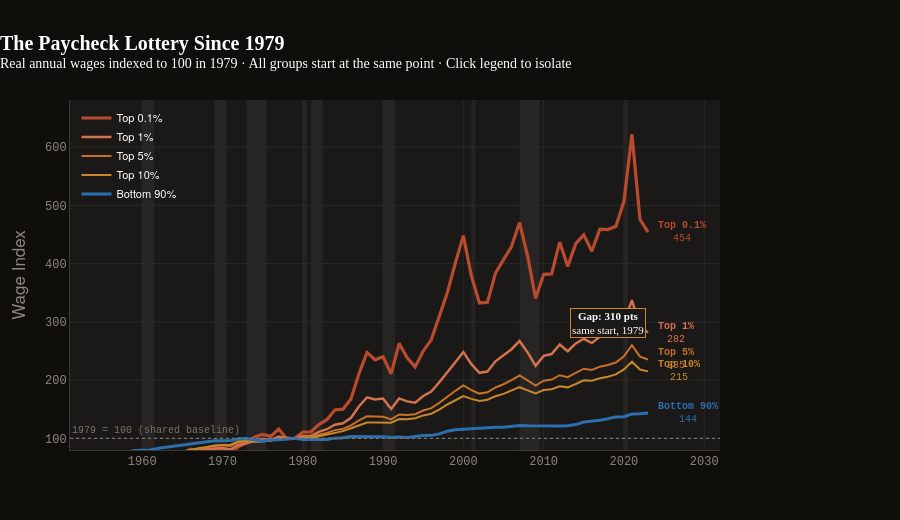

Here is the notebook cell this chart was saved with:
### Markdown cell above
---
## Visualization 1 — "The Paycheck Lottery Since 1979"
**Interactive dark multi-line chart · Click legend to isolate any group**

All annual wages indexed to 100 in 1979 so every group starts at the same point.
The divergence that follows is the entire story of Act II.

> **The aha**: Starting from the same baseline, the top 0.1% line shoots to nearly
> **450** while the bottom 90% barely reaches **145**. Same economy. Different result.
> Click any legend item to isolate a single group.

### Code cell
# ── Series config for the indexed wage chart ─────────────────
WAGE_SERIES = [
    ('top_0_1',   'Top 0.1%',   C.red,        3.2),
    ('top_1',     'Top 1%',     C.red_light,  2.5),
    ('top_5',     'Top 5%',     C.orange,     2.0),
    ('top_10',    'Top 10%',    C.gold,       2.0),
    ('bottom_90', 'Bottom 90%', C.blue,       3.0),
]

fig1 = go.Figure()

# ── Recession bands (dark version) ───────────────────────────
add_recession_bands(fig1, dark=True)

# ── 1979 = 100 reference line ─────────────────────────────────
fig1.add_hline(
    y=100,
    line_dash='dot', line_color=C.gray, line_width=1.2,
    annotation_text='1979 = 100 (shared baseline)',
    annotation_position='top left',
    annotation_font=dict(size=10, color=C.gray, family=THEME['font_mono']),
)

# ── Each wage group ───────────────────────────────────────────
for key, label, color, width in WAGE_SERIES:
    s = aw_idx[key].dropna()
    last_val = float(s.iloc[-1])
    last_yr  = int(s.index.max())

    fig1.add_trace(go.Scatter(
        x=s.index.tolist(),
        y=s.values.tolist(),
        name=label,
        mode='lines',
        line=dict(color=color, width=width),
        hovertemplate=(
            f'<b>{label}</b><br>'
            'Year: %{x}<br>'
            'Index: %{y:.1f}<br>'
            f'(1979 = 100)'
            '<extra></extra>'
        ),
    ))

    # End-of-line label
    fig1.add_annotation(
        x=last_yr, y=last_val,
        text=f'<b>{label}</b><br>{last_val:.0f}',
        showarrow=False,
        xanchor='left', xshift=8,
        font=dict(size=10, color=color, family=THEME['font_mono']),
    )

# ── Annotate the divergence visually ─────────────────────────
# Arrow from Bottom 90 endpoint to Top 0.1 endpoint
yr_arrow = last_aw_yr
bot_val = float(aw_idx.loc[yr_arrow, 'bottom_90'])
top_val = float(aw_idx.loc[yr_arrow, 'top_0_1'])
fig1.add_annotation(
    x=yr_arrow - 5, y=(bot_val + top_val) / 2,
    text=f'<b>Gap: {top_val - bot_val:.0f} pts</b><br>same start, 1979',
    showarrow=False,
    font=dict(size=11, color=THEME['text_light'], family=THEME['font']),
    bgcolor=THEME['surface_dark'],
    bordercolor=C.gold, borderwidth=1,
    align='center',
)

apply_dark_theme(fig1)

fig1.update_layout(
    title=dict(
        text='<b>The Paycheck Lottery Since 1979</b><br>'
             '<sup>Real annual wages indexed to 100 in 1979 · '
             'All groups start at the same point · Click legend to isolate</sup>',
        font=dict(size=THEME['font_size']['lg'], family=THEME['font'],
                  color=THEME['text_light']),
    ),
        # xaxis=dict(
        #     title='Year',
        #     range=[1979, last_aw_yr + 3],
        #     tickmode='linear', dtick=5,
        #     color=THEME['text_muted_dark'],
        # ),
    yaxis=dict(
        title='Wage Index',
        range=[80, top_val * 1.5],
        color=THEME['text_muted_dark'],
    ),
    legend=dict(
        orientation='v',
        x=0.01, y=0.99,
        xanchor='left', yanchor='top',
        bgcolor='rgba(0,0,0,0)',
        font=dict(color=THEME['text_light'], size=11),
    ),
    height=520,
    margin=dict(t=100, b=70, l=70, r=180),
)


fig1.show()

# Print key growth stats
print("\n── Growth from 1979 baseline ──────────────────────────────────────")
for key, label, *_ in WAGE_SERIES:
    idx_val = float(aw_idx.loc[last_aw_yr, key]) if last_aw_yr in aw_idx.index else None
    if idx_val:
        print(f"  {label:12s}: index = {idx_val:.1f}  (+{idx_val-100:.1f}% since 1979)")

### Figure 1 — Plotly figure (JSON) as saved in the notebook; plotly's stock layout.template omitted (floating-point values rounded to 4 significant figures)
{"data": [{"hovertemplate": "<b>Top 0.1%</b><br>Year: %{x}<br>Index: %{y:.1f}<br>(1979 = 100)<extra></extra>", "line": {"color": "#B84A2E", "width": 3.2}, "mode": "lines", "name": "Top 0.1%", "type": "scatter", "x": [1951, 1952, 1953, 1954, 1955, 1956, 1957, 1958, 1959, 1960, 1961, 1962, 1963, 1964, 1965, 1966, 1967, 1968, 1969, 1970, 1971, 1972, 1973, 1974, 1975, 1976, 1977, 1978, 1979, 1980, 1981, 1982, 1983, 1984, 1985, 1986, 1987, 1988, 1989, 1990, 1991, 1992, 1993, 1994, 1995, 1996, 1997, 1998, 1999, 2000, 2001, 2002, 2003, 2004, 2005, 2006, 2007, 2008, 2009, 2010, 2011, 2012, 2013, 2014, 2015, 2016, 2017, 2018, 2019, 2020, 2021, 2022, 2023], "y": [71.63, 70.03, 65.94, 62.87, 69.68, 72.86, 64.02, 63.5, 61.61, 67.18, 62.65, 59.95, 61.09, 68.26, 74.3, 81.47, 78.09, 79.91, 81.82, 81.87, 76.5, 85.86, 92.32, 102.3, 106.6, 103.4, 115.9, 99.41, 100, 110.8, 111.0, 123.7, 131.9, 148.7, 150.1, 167.6, 211.1, 247.5, 234.9, 240.2, 210.8, 263.1, 238.2, 222.8, 249.9, 269.1, 311.4, 350.0, 400.8, 448.1, 379.0, 332.4, 333.6, 383.6, 406.8, 429.4, 470.5, 413.4, 340.4, 381.7, 382.4, 437.1, 395.2, 434.2, 449.4, 421.2, 459.3, 458.5, 464.0, 506.6, 622.0, 476.2, 453.9]}, {"hovertemplate": "<b>Top 1%</b><br>Year: %{x}<br>Index: %{y:.1f}<br>(1979 = 100)<extra></extra>", "line": {"color": "#D4714F", "width": 2.5}, "mode": "lines", "name": "Top 1%", "type": "scatter", "x": [1951, 1952, 1953, 1954, 1955, 1956, 1957, 1958, 1959, 1960, 1961, 1962, 1963, 1964, 1965, 1966, 1967, 1968, 1969, 1970, 1971, 1972, 1973, 1974, 1975, 1976, 1977, 1978, 1979, 1980, 1981, 1982, 1983, 1984, 1985, 1986, 1987, 1988, 1989, 1990, 1991, 1992, 1993, 1994, 1995, 1996, 1997, 1998, 1999, 2000, 2001, 2002, 2003, 2004, 2005, 2006, 2007, 2008, 2009, 2010, 2011, 2012, 2013, 2014, 2015, 2016, 2017, 2018, 2019, 2020, 2021, 2022, 2023], "y": [57.84, 58.84, 58.71, 60.63, 62.05, 64.87, 63.14, 62.63, 64.4, 66.26, 65.48, 65.7, 65.83, 70.21, 70.96, 77.38, 78.24, 81.32, 81.98, 83.31, 81.26, 88.72, 91.73, 96.27, 98.67, 97.28, 102.9, 100.8, 100, 103.9, 104.1, 111.2, 115.7, 123.3, 125.8, 135.2, 155.2, 170.3, 166.6, 168.4, 150.3, 168.6, 163.5, 161.3, 172.9, 180.2, 196.2, 212.8, 230.8, 248.2, 227.4, 212.5, 214.7, 232.3, 242.4, 253.0, 267.1, 247.5, 224.7, 241.6, 244.7, 261.0, 249.5, 263.0, 270.9, 263.5, 274.7, 276.6, 280.0, 297.4, 337.2, 291.2, 281.7]}, {"hovertemplate": "<b>Top 5%</b><br>Year: %{x}<br>Index: %{y:.1f}<br>(1979 = 100)<extra></extra>", "line": {"color": "#C87028", "width": 2}, "mode": "lines", "name": "Top 5%", "type": "scatter", "x": [1951, 1952, 1953, 1954, 1955, 1956, 1957, 1958, 1959, 1960, 1961, 1962, 1963, 1964, 1965, 1966, 1967, 1968, 1969, 1970, 1971, 1972, 1973, 1974, 1975, 1976, 1977, 1978, 1979, 1980, 1981, 1982, 1983, 1984, 1985, 1986, 1987, 1988, 1989, 1990, 1991, 1992, 1993, 1994, 1995, 1996, 1997, 1998, 1999, 2000, 2001, 2002, 2003, 2004, 2005, 2006, 2007, 2008, 2009, 2010, 2011, 2012, 2013, 2014, 2015, 2016, 2017, 2018, 2019, 2020, 2021, 2022, 2023], "y": [54.72, 55.83, 57.44, 59.45, 61.06, 64.22, 64.87, 65.09, 66.83, 68.47, 69.15, 70.87, 71.79, 74.92, 75.72, 79.29, 81.89, 84.26, 86.76, 88.26, 86.88, 93.07, 94.42, 94.28, 95.26, 96.28, 99.08, 101.5, 100, 101.1, 101.7, 106.1, 109.3, 114.1, 116.2, 122.2, 130.9, 137.8, 137.3, 137.0, 132.4, 140.9, 140.2, 141.4, 147.8, 151.8, 161, 171.7, 181.6, 190.8, 182.9, 176.8, 179.1, 187.4, 192.9, 200.1, 207.9, 199.5, 190.6, 199.0, 200.8, 208.4, 204.9, 212.5, 219.6, 217.5, 223.1, 225.9, 230.2, 240.9, 260.1, 240.2, 235.4]}, {"hovertemplate": "<b>Top 10%</b><br>Year: %{x}<br>Index: %{y:.1f}<br>(1979 = 100)<extra></extra>", "line": {"color": "#C8872A", "width": 2}, "mode": "lines", "name": "Top 10%", "type": "scatter", "x": [1951, 1952, 1953, 1954, 1955, 1956, 1957, 1958, 1959, 1960, 1961, 1962, 1963, 1964, 1965, 1966, 1967, 1968, 1969, 1970, 1971, 1972, 1973, 1974, 1975, 1976, 1977, 1978, 1979, 1980, 1981, 1982, 1983, 1984, 1985, 1986, 1987, 1988, 1989, 1990, 1991, 1992, 1993, 1994, 1995, 1996, 1997, 1998, 1999, 2000, 2001, 2002, 2003, 2004, 2005, 2006, 2007, 2008, 2009, 2010, 2011, 2012, 2013, 2014, 2015, 2016, 2017, 2018, 2019, 2020, 2021, 2022, 2023], "y": [54.52, 55.45, 57.42, 59.51, 61.38, 64.65, 65.9, 65.84, 68.04, 69.41, 70.21, 72.52, 73.63, 76.51, 77.04, 80.29, 83.04, 85.28, 87.94, 88.61, 89.17, 94.88, 95.54, 94.04, 94.46, 96.31, 97.89, 100.7, 100, 100.2, 100.7, 103.6, 106.5, 110.7, 112.3, 117.2, 122.7, 127.1, 127.4, 126.5, 126.8, 133.3, 132.8, 134.7, 139.4, 142.2, 149.2, 158.1, 165.7, 172.4, 167.8, 164.3, 166.3, 172.4, 176.3, 182.1, 187.8, 182.5, 177.1, 183.0, 184.3, 189.5, 187.6, 193.4, 199.8, 198.9, 203.1, 205.8, 209.8, 218.3, 231.6, 218.3, 215.0]}, {"hovertemplate": "<b>Bottom 90%</b><br>Year: %{x}<br>Index: %{y:.1f}<br>(1979 = 100)<extra></extra>", "line": {"color": "#2A6FAF", "width": 3}, "mode": "lines", "name": "Bottom 90%", "type": "scatter", "x": [1951, 1952, 1953, 1954, 1955, 1956, 1957, 1958, 1959, 1960, 1961, 1962, 1963, 1964, 1965, 1966, 1967, 1968, 1969, 1970, 1971, 1972, 1973, 1974, 1975, 1976, 1977, 1978, 1979, 1980, 1981, 1982, 1983, 1984, 1985, 1986, 1987, 1988, 1989, 1990, 1991, 1992, 1993, 1994, 1995, 1996, 1997, 1998, 1999, 2000, 2001, 2002, 2003, 2004, 2005, 2006, 2007, 2008, 2009, 2010, 2011, 2012, 2013, 2014, 2015, 2016, 2017, 2018, 2019, 2020, 2021, 2022, 2023], "y": [62.82, 65.19, 69.62, 70.32, 73.28, 76.41, 76.31, 75.48, 79.19, 79.97, 80.09, 83.14, 84.83, 87.27, 88.32, 89.77, 91.93, 93.94, 95.92, 95.71, 96.31, 99.53, 99.75, 97.23, 94.91, 97.7, 97.43, 98.84, 100, 97.83, 97.84, 97, 97.94, 100.4, 101.0, 103.0, 103.0, 102.6, 103.2, 102.6, 101.4, 102.3, 101.7, 103.5, 104.7, 105.2, 107.7, 112.1, 114.7, 115.6, 116.6, 117.2, 117.9, 119.0, 119.1, 120.9, 122.1, 121.5, 121.4, 121.3, 120.4, 121.0, 121.6, 123.7, 128.0, 129.2, 131.1, 133.6, 136.8, 137.1, 141.7, 142.4, 143.7]}], "layout": {"annotations": [{"font": {"color": "#7A7468", "family": "DM Mono, JetBrains Mono, Courier New, monospace", "size": 10}, "showarrow": false, "text": "1979 = 100 (shared baseline)", "x": 0, "xanchor": "left", "xref": "x domain", "y": 100, "yanchor": "bottom", "yref": "y"}, {"font": {"color": "#B84A2E", "family": "DM Mono, JetBrains Mono, Courier New, monospace", "size": 10}, "showarrow": false, "text": "<b>Top 0.1%</b><br>454", "x": 2023, "xanchor": "left", "xshift": 8, "y": 453.9}, {"font": {"color": "#D4714F", "family": "DM Mono, JetBrains Mono, Courier New, monospace", "size": 10}, "showarrow": false, "text": "<b>Top 1%</b><br>282", "x": 2023, "xanchor": "left", "xshift": 8, "y": 281.7}, {"font": {"color": "#C87028", "family": "DM Mono, JetBrains Mono, Courier New, monospace", "size": 10}, "showarrow": false, "text": "<b>Top 5%</b><br>235", "x": 2023, "xanchor": "left", "xshift": 8, "y": 235.4}, {"font": {"color": "#C8872A", "family": "DM Mono, JetBrains Mono, Courier New, monospace", "size": 10}, "showarrow": false, "text": "<b>Top 10%</b><br>215", "x": 2023, "xanchor": "left", "xshift": 8, "y": 215.0}, {"font": {"color": "#2A6FAF", "family": "DM Mono, JetBrains Mono, Courier New, monospace", "size": 10}, "showarrow": false, "text": "<b>Bottom 90%</b><br>144", "x": 2023, "xanchor": "left", "xshift": 8, "y": 143.7}, {"align": "center", "bgcolor": "#1A1917", "bordercolor": "#C8872A", "borderwidth": 1, "font": {"color": "#FFFFFF", "family": "Playfair Display, Georgia, serif", "size": 11}, "showarrow": false, "text": "<b>Gap: 310 pts</b><br>same start, 1979", "x": 2018, "y": 298.8}], "colorway": ["#2A6FAF", "#B84A2E", "#C8872A", "#2A7C6F", "#7B4FA6", "#C87028", "#7A7468"], "font": {"color": "#FFFFFF", "family": "DM Sans, Helvetica Neue, Arial, sans-serif", "size": 14}, "height": 520, "hoverlabel": {"bgcolor": "#1A1917", "bordercolor": "#3A3835", "font": {"color": "#0F0E0B", "family": "DM Sans, Helvetica Neue, Arial, sans-serif", "size": 12}}, "legend": {"bgcolor": "rgba(0,0,0,0)", "bordercolor": "rgba(0,0,0,0)", "font": {"color": "#FFFFFF", "family": "DM Sans, Helvetica Neue, Arial, sans-serif", "size": 11}, "orientation": "v", "x": 0.01, "xanchor": "left", "y": 0.99, "yanchor": "top"}, "margin": {"b": 70, "l": 70, "r": 180, "t": 100}, "paper_bgcolor": "#0F0E0B", "plot_bgcolor": "#1A1917", "shapes": [{"fillcolor": "rgba(255,255,255,0.05)", "layer": "below", "line": {"width": 0}, "type": "rect", "x0": 1960, "x1": 1962.0, "xref": "x", "y0": 0, "y1": 1, "yref": "y domain"}, {"fillcolor": "rgba(255,255,255,0.05)", "layer": "below", "line": {"width": 0}, "type": "rect", "x0": 1969, "x1": 1970.0, "xref": "x", "y0": 0, "y1": 1, "yref": "y domain"}, {"fillcolor": "rgba(255,255,255,0.05)", "layer": "below", "line": {"width": 0}, "type": "rect", "x0": 1973, "x1": 1976.0, "xref": "x", "y0": 0, "y1": 1, "yref": "y domain"}, {"fillcolor": "rgba(255,255,255,0.05)", "layer": "below", "line": {"width": 0}, "type": "rect", "x0": 1980, "x1": 1980.0, "xref": "x", "y0": 0, "y1": 1, "yref": "y domain"}, {"fillcolor": "rgba(255,255,255,0.05)", "layer": "below", "line": {"width": 0}, "type": "rect", "x0": 1981, "x1": 1982.0, "xref": "x", "y0": 0, "y1": 1, "yref": "y domain"}, {"fillcolor": "rgba(255,255,255,0.05)", "layer": "below", "line": {"width": 0}, "type": "rect", "x0": 1990, "x1": 1992.0, "xref": "x", "y0": 0, "y1": 1, "yref": "y domain"}, {"fillcolor": "rgba(255,255,255,0.05)", "layer": "below", "line": {"width": 0}, "type": "rect", "x0": 2001, "x1": 2002.0, "xref": "x", "y0": 0, "y1": 1, "yref": "y domain"}, {"fillcolor": "rgba(255,255,255,0.05)", "layer": "below", "line": {"width": 0}, "type": "rect", "x0": 2007, "x1": 2010.0, "xref": "x", "y0": 0, "y1": 1, "yref": "y domain"}, {"fillcolor": "rgba(255,255,255,0.05)", "layer": "below", "line": {"width": 0}, "type": "rect", "x0": 2020, "x1": 2020.0, "xref": "x", "y0": 0, "y1": 1, "yref": "y domain"}, {"line": {"color": "#7A7468", "dash": "dot", "width": 1.2}, "type": "line", "x0": 0, "x1": 1, "xref": "x domain", "y0": 100, "y1": 100, "yref": "y"}], "title": {"font": {"color": "#FFFFFF", "family": "Playfair Display, Georgia, serif", "size": 20}, "pad": {"l": 0}, "text": "<b>The Paycheck Lottery Since 1979</b><br><sup>Real annual wages indexed to 100 in 1979 · All groups start at the same point · Click legend to isolate</sup>", "x": 0, "xanchor": "left"}, "xaxis": {"gridcolor": "#2A2825", "linecolor": "#3A3835", "tickcolor": "#3A3835", "tickfont": {"color": "#8A8480", "family": "DM Mono, JetBrains Mono, Courier New, monospace", "size": 12}, "title": {"font": {"color": "#FFFFFF", "size": 14}}, "zerolinecolor": "#2A2825"}, "yaxis": {"color": "#8A8480", "gridcolor": "#2A2825", "linecolor": "#3A3835", "range": [80, 680.9], "tickcolor": "#3A3835", "tickfont": {"color": "#8A8480", "family": "DM Mono, JetBrains Mono, Courier New, monospace", "size": 12}, "title": {"text": "Wage Index"}, "zerolinecolor": "#2A2825"}}}
